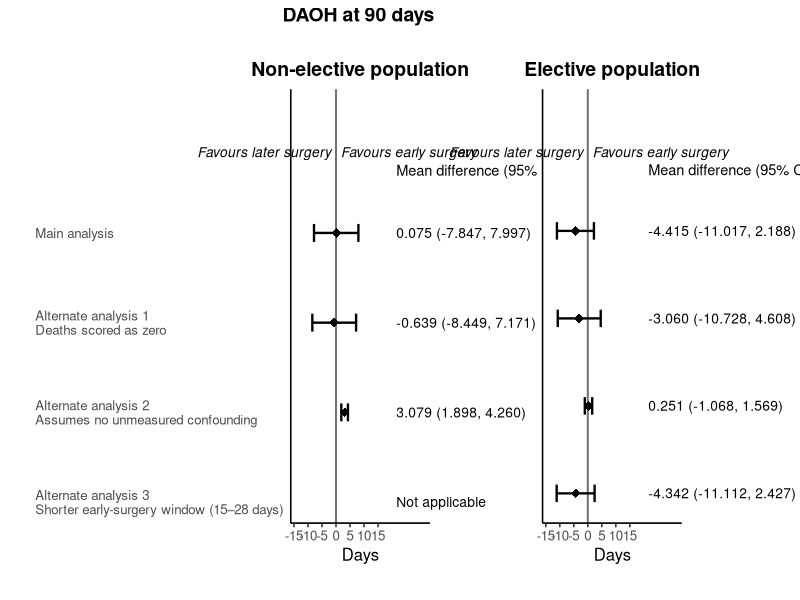
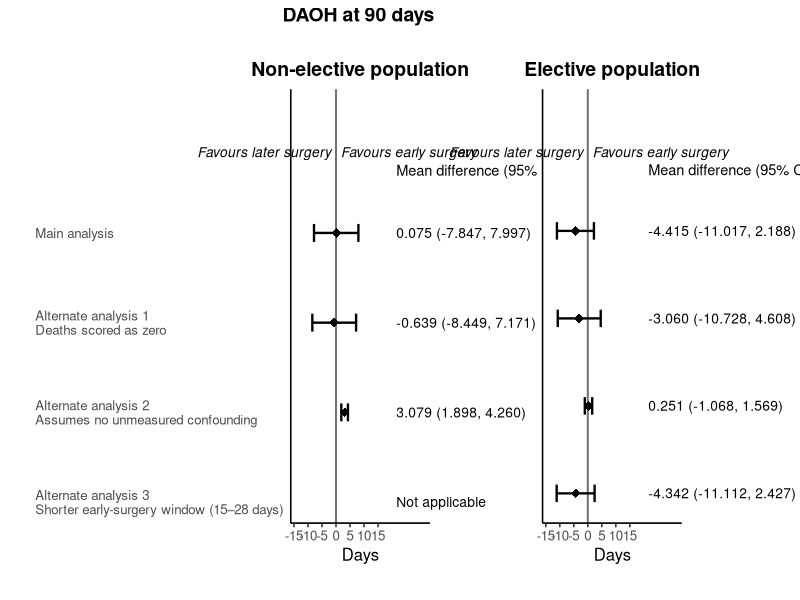

Write the R code that produced these figures, in order.
# =============================================================================
# Two-panel forest plot:
# Non-elective population vs elective population
#
# Plot shows mean difference and 95% CI for:
#   1. Main analysis
#   2. Alternate analysis 1: DAOH measure scores deaths as zero
#   3. Alternate analysis 2: assumes no unmeasured confounding
#   4. Alternate analysis 3: shorter early-surgery window, elective only
# =============================================================================

library(tidyverse)
library(patchwork)
library(grid)

# -----------------------------------------------------------------------------
# 1. ENTER YOUR RESULTS HERE
# -----------------------------------------------------------------------------
# Fill in estimate, lower, and upper.
# For analyses that do not apply, leave estimate/lower/upper as NA and use
# custom_text = "Not applicable".

forest_df <- tribble(
  ~cohort,                  ~analysis,                                                              ~estimate, ~lower, ~upper, ~custom_text,
  "Non-elective population", "Main analysis",                                                         0.075,        -7.847,     7.997,     NA,
  "Non-elective population", "Alternate analysis 1\nDeaths scored as zero",                           -0.639,        -8.449,     7.171,     NA,
  "Non-elective population", "Alternate analysis 2\nAssumes no unmeasured confounding",               3.079,        1.898,     4.260,     NA,
  "Non-elective population", "Alternate analysis 3\nShorter early-surgery window (15–28 days)",      NA,        NA,     NA,     "Not applicable",

  "Elective population",     "Main analysis",                                                         -4.415,       -11.017,     2.188,     NA,
  "Elective population",     "Alternate analysis 1\nDeaths scored as zero",                           -3.060,        -10.728,     4.608,     NA,
  "Elective population",     "Alternate analysis 2\nAssumes no unmeasured confounding",               0.251,        -1.068,     1.569,     NA,
  "Elective population",     "Alternate analysis 3\nShorter early-surgery window (15–28 days)",      -4.342,        -11.112,     2.427,     NA
)

# -----------------------------------------------------------------------------
# 2. SETTINGS
# -----------------------------------------------------------------------------

plot_title <- "DAOH at 90 days"

output_path <- "Z:/PHP/HSR/ESORT-V/ESORT-V/forest_plot_non_elective_vs_elective.png"

analysis_levels <- c(
  "Main analysis",
  "Alternate analysis 1\nDeaths scored as zero",
  "Alternate analysis 2\nAssumes no unmeasured confounding",
  "Alternate analysis 3\nShorter early-surgery window (15–28 days)"
)

cohort_levels <- c("Non-elective population", "Elective population")

digits_est <- 3

# -----------------------------------------------------------------------------
# 3. PREPARE DATA
# -----------------------------------------------------------------------------

fmt_num <- function(x, digits = 3) {
  formatC(x, format = "f", digits = digits)
}

forest_df <- forest_df %>%
  mutate(
    cohort   = factor(cohort, levels = cohort_levels),
    analysis = factor(analysis, levels = analysis_levels)
  ) %>%
  arrange(cohort, analysis) %>%
  group_by(cohort) %>%
  mutate(
    y = rev(seq_along(analysis_levels))
  ) %>%
  ungroup() %>%
  mutate(
    md_ci_text = case_when(
      !is.na(custom_text) ~ custom_text,
      !is.na(estimate) & !is.na(lower) & !is.na(upper) ~
        paste0(
          fmt_num(estimate, digits_est), " (",
          fmt_num(lower, digits_est), ", ",
          fmt_num(upper, digits_est), ")"
        ),
      TRUE ~ ""
    )
  )

# -----------------------------------------------------------------------------
# 4. X-AXIS RANGE AND TEXT POSITIONS
# -----------------------------------------------------------------------------

max_abs_ci <- max(abs(c(forest_df$lower, forest_df$upper)), na.rm = TRUE)

if (!is.finite(max_abs_ci)) max_abs_ci <- 10

x_plot_lim <- max_abs_ci * 1.25
text_x     <- x_plot_lim * 1.55
x_rightlim <- x_plot_lim * 2.25

x_breaks <- pretty(c(-x_plot_lim, x_plot_lim), n = 5)

# -----------------------------------------------------------------------------
# 5. HELPER FUNCTION FOR ONE FOREST PLOT
# -----------------------------------------------------------------------------

make_single_forest_plot <- function(plot_df, cohort_title, show_y_axis = TRUE, plot_margin = margin(20, 40, 20, 20)) {
  
  header_df <- tibble(
    x     = text_x,
    y     = 4.7,
    label = "Mean difference (95% CI)"
  )
  
  # Move labels close to the zero line.
  # If still too far apart, reduce 0.12 to 0.08.
  ann_df <- tibble(
    x     = c(-x_plot_lim * 0.12, x_plot_lim * 0.12),
    y     = c(4.9, 4.9),
    label = c("Favours later surgery", "Favours early surgery"),
    hjust = c(1, 0)
  )
  
  y_scale <- if (show_y_axis) {
    scale_y_continuous(
      breaks = c(4, 3, 2, 1),
      labels = analysis_levels,
      expand = expansion(mult = c(0.06, 0.18))
    )
  } else {
    scale_y_continuous(
      breaks = c(4, 3, 2, 1),
      labels = rep("", 4),
      expand = expansion(mult = c(0.06, 0.18))
    )
  }
  
  ggplot(plot_df, aes(y = y)) +
    geom_vline(
      xintercept = 0,
      colour = "grey45",
      linewidth = 0.7
    ) +
    geom_segment(
      data = plot_df %>%
        filter(!is.na(estimate), !is.na(lower), !is.na(upper)),
      aes(x = lower, xend = upper, y = y, yend = y),
      linewidth = 0.8
    ) +
    geom_segment(
      data = plot_df %>%
        filter(!is.na(estimate), !is.na(lower), !is.na(upper)),
      aes(x = lower, xend = lower, y = y - 0.10, yend = y + 0.10),
      linewidth = 0.8
    ) +
    geom_segment(
      data = plot_df %>%
        filter(!is.na(estimate), !is.na(lower), !is.na(upper)),
      aes(x = upper, xend = upper, y = y - 0.10, yend = y + 0.10),
      linewidth = 0.8
    ) +
    geom_point(
      data = plot_df %>% filter(!is.na(estimate)),
      aes(x = estimate),
      shape = 18,
      size = 3
    ) +
    geom_text(
      aes(x = text_x, label = md_ci_text),
      hjust = 0,
      size = 3.5
    ) +
    geom_text(
      data = header_df,
      aes(x = x, y = y, label = label),
      inherit.aes = FALSE,
      hjust = 0,
      size = 3.7
    ) +
    geom_text(
      data = ann_df,
      aes(x = x, y = y, label = label, hjust = hjust),
      inherit.aes = FALSE,
      fontface = "italic",
      size = 3.5
    ) +
    y_scale +
    scale_x_continuous(
      breaks = x_breaks,
      limits = c(-x_plot_lim, x_rightlim)
    ) +
    coord_cartesian(clip = "off") +
    labs(
      title = cohort_title,
      x = "Days",
      y = NULL
    ) +
    theme_classic(base_size = 12) +
    theme(
      plot.title   = element_text(face = "bold", hjust = 0.5, size = 12),
      axis.text.y  = element_text(hjust = 0),
      axis.ticks.y = element_blank(),
      plot.margin  = plot_margin
    )
}

# -----------------------------------------------------------------------------
# 6. SPLIT DATA
# -----------------------------------------------------------------------------

forest_non_elective <- forest_df %>%
  filter(cohort == "Non-elective population")

forest_elective <- forest_df %>%
  filter(cohort == "Elective population")

# -----------------------------------------------------------------------------
# 7. CREATE PLOTS
# -----------------------------------------------------------------------------

plot_non_elective <- make_single_forest_plot(
  plot_df      = forest_non_elective,
  cohort_title = "Non-elective population",
  show_y_axis  = TRUE,
  plot_margin  = margin(20, 40, 20, 20)
)

plot_elective <- make_single_forest_plot(
  plot_df      = forest_elective,
  cohort_title = "Elective population",
  show_y_axis  = FALSE,
  plot_margin  = margin(20, 80, 20, 20) 
)

# -----------------------------------------------------------------------------
# 8. COMBINE PLOTS
# -----------------------------------------------------------------------------
# Increase the middle value if you want a larger gap between panels.

combined_forest_plot <-
  plot_non_elective + plot_spacer() + plot_elective +
  plot_layout(widths = c(1, 0.05, 1)) +
  plot_annotation(title = plot_title) &
  theme(
    plot.title = element_text(face = "bold", hjust = 0.5, size = 14)
  )

print(combined_forest_plot)

# -----------------------------------------------------------------------------
# 9. SAVE
# -----------------------------------------------------------------------------

ggsave(
  filename = output_path,
  plot     = combined_forest_plot,
  width    = 16,
  height   = 7,
  dpi      = 300
)
